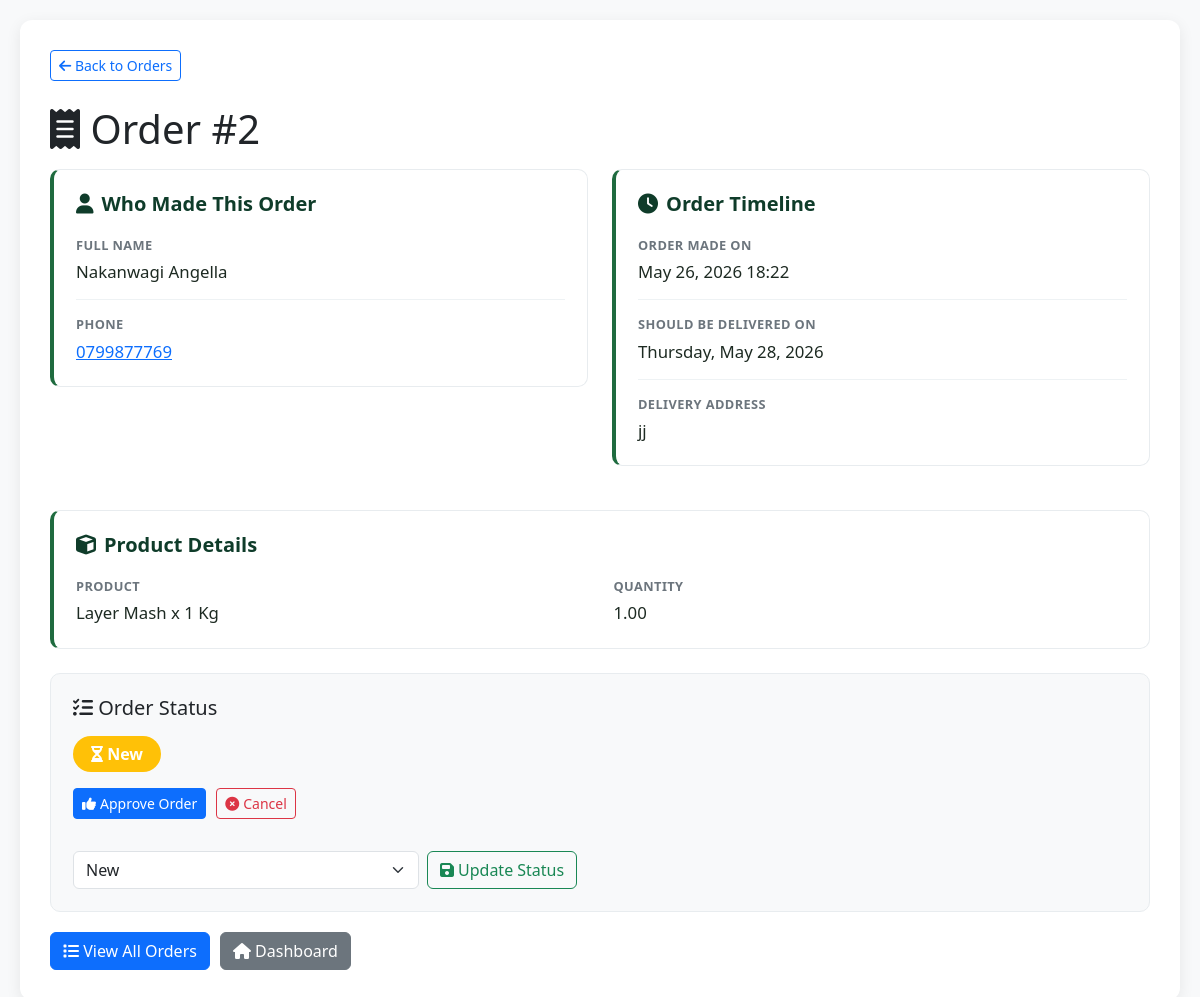
/Admin/order_detail.php?id=2 (signed in), run on the app's committed database.
### tables this page shows
CREATE TABLE IF NOT EXISTS orders (
    id INT(11) AUTO_INCREMENT PRIMARY KEY,
    user_id INT(11) NOT NULL,
    full_name VARCHAR(100) NOT NULL,
    phone VARCHAR(20) NOT NULL,
    product VARCHAR(50) NOT NULL,
    quantity DECIMAL(10,2) NOT NULL,
    delivery_address TEXT NOT NULL,
    delivery_date DATE NOT NULL,
    order_date TIMESTAMP DEFAULT CURRENT_TIMESTAMP,
    status VARCHAR(20) DEFAULT 'pending'
);

### Admin/order_detail.php (the view, shortened to what this page needs)
<?php
include 'connection.php';
$order_id = isset($_GET['id']) ? (int) $_GET['id'] : 0;
$status_aliases = [
    'new' => 'pending',
    'confirmed' => 'approved',
    'processing' => 'approved',
    'completed' => 'delivered',
];
$stmt = $conn->prepare('SELECT o.*, u.email AS account_email, u.username FROM orders o LEFT JOIN users u ON o.user_id = u.user_id WHERE o.id = ? LIMIT 1');
$stmt->bind_param('i', $order_id);
$stmt->execute();
$result = $stmt->get_result();
$order = $result->fetch_assoc();
$current_status_raw = strtolower(trim((string) ($order['status'] ?? 'pending')));
$current_status = $status_aliases[$current_status_raw] ?? $current_status_raw;
$status_colors = [
    'pending' => 'warning',
    'approved' => 'primary',
    'delivered' => 'success',
    'cancelled' => 'danger',
];
$status_icons = [
    'pending' => 'fa-hourglass-half',
    'approved' => 'fa-thumbs-up',
    'delivered' => 'fa-check-circle',
    'cancelled' => 'fa-times-circle',
];
$status_labels = [
    'pending' => 'New',
    'approved' => 'Approved',
    'delivered' => 'Delivered',
    'cancelled' => 'Cancelled',
];
$customer_name = trim($order['full_name'] ?? $order['Customer_Name'] ?? $order['customer_name'] ?? 'Unknown');
$customer_phone = trim($order['phone'] ?? $order['Phone'] ?? '');
$delivery_address = trim($order['delivery_address'] ?? $order['Delivery Address'] ?? '');
$order_date = trim($order['order_date'] ?? $order['created_at'] ?? $order['date'] ?? '');
$delivery_date = trim($order['delivery_date'] ?? $order['Delivery Date'] ?? '');
$order_date_display = 'N/A';
if ($order_date !== '') {
    $order_ts = strtotime($order_date);
    $order_date_display = $order_ts ? date('M d, Y H:i', $order_ts) : $order_date;
}
$delivery_date_display = 'N/A';
if ($delivery_date !== '') {
    $delivery_ts = strtotime($delivery_date);
    $delivery_date_display = $delivery_ts ? date('l, M d, Y', $delivery_ts) : $delivery_date;
}
?>
<!DOCTYPE html>
<html lang="en">
<head>
    <link href="https://cdn.jsdelivr.net/npm/bootstrap@5.3.8/dist/css/bootstrap.min.css" rel="stylesheet">
    <link rel="stylesheet" href="https://cdnjs.cloudflare.com/ajax/libs/font-awesome/6.5.2/css/all.min.css" />
</head>
<body>
    <div class="detail-container">
        <div class="mb-4">
            <a href="view_orders.php" class="btn btn-outline-primary btn-sm">
                <i class="fas fa-arrow-left"></i> Back to Orders
            </a>
        </div>
        <h1 class="mb-3">
            <i class="fas fa-receipt"></i> Order #<?php echo htmlspecialchars((string) ($order['id'] ?? '')); ?>
        </h1>
        <div class="row g-4 mb-4">
            <div class="col-lg-6">
                <div class="info-card">
                    <h5><i class="fas fa-user me-2"></i>Who Made This Order</h5>
                    <div class="info-row">
                        <div class="info-label">Full Name</div>
                        <div class="info-value"><?php echo htmlspecialchars($customer_name); ?></div>
                    </div>
                    <?php if ($customer_phone !== ''): ?>
                        <div class="info-row">
                            <div class="info-label">Phone</div>
                            <div class="info-value"><a href="tel:<?php echo htmlspecialchars($customer_phone); ?>"><?php echo htmlspecialchars($customer_phone); ?></a></div>
                        </div>
                    <?php endif; ?>
                </div>
            </div>
            <div class="col-lg-6">
                <div class="info-card">
                    <h5><i class="fas fa-clock me-2"></i>Order Timeline</h5>
                    <div class="info-row">
                        <div class="info-label">Order Made On</div>
                        <div class="info-value"><?php echo htmlspecialchars($order_date_display); ?></div>
                    </div>
                    <div class="info-row">
                        <div class="info-label">Should Be Delivered On</div>
                        <div class="info-value"><?php echo htmlspecialchars($delivery_date_display); ?></div>
                    </div>
                    <div class="info-row">
                        <div class="info-label">Delivery Address</div>
                        <div class="info-value"><?php echo htmlspecialchars($delivery_address !== '' ? $delivery_address : 'N/A'); ?></div>
                    </div>
                </div>
            </div>
        </div>
        <div class="info-card mb-4">
            <h5><i class="fas fa-cube me-2"></i>Product Details</h5>
            <div class="row">
                <div class="col-md-6">
                    <div class="info-row">
                        <div class="info-label">Product</div>
                        <div class="info-value"><?php echo htmlspecialchars((string) ($order['product'] ?? 'N/A')); ?></div>
                    </div>
                </div>
                <div class="col-md-6">
                    <div class="info-row">
                        <div class="info-label">Quantity</div>
                        <div class="info-value"><?php echo htmlspecialchars((string) ($order['quantity'] ?? 'N/A')); ?></div>
                    </div>
                </div>
            </div>
        </div>
        <div class="status-section">
            <h5 class="mb-3"><i class="fas fa-tasks"></i> Order Status</h5>
            <span class="badge bg-<?php echo htmlspecialchars($status_colors[$current_status] ?? 'secondary'); ?> status-badge">
                <i class="fas <?php echo htmlspecialchars($status_icons[$current_status] ?? 'fa-info-circle'); ?>"></i>
                <?php echo htmlspecialchars($status_labels[$current_status] ?? ucfirst($current_status)); ?>
            </span>
            <?php if ($current_status !== 'delivered'): ?>
                <div class="quick-actions mt-3">
                    <?php if ($current_status === 'pending'): ?>
                        <form method="POST" class="m-0">
                            <button type="submit" class="btn btn-primary btn-sm"><i class="fas fa-thumbs-up me-1"></i>Approve Order</button>
                        </form>
                    <?php endif; ?>
                    <?php if (in_array($current_status, ['pending', 'approved'], true)): ?>
                        <form method="POST" class="m-0" onsubmit="return confirm('Cancel this order?');">
                            <button type="submit" class="btn btn-outline-danger btn-sm"><i class="fas fa-times-circle me-1"></i>Cancel</button>
                        </form>
                    <?php endif; ?>
                </div>
            <?php endif; ?>
            <form method="POST" class="row g-2 align-items-center mt-4">
                <div class="col-sm-6 col-md-4">
                    <select name="status" class="form-select">
                        <?php if ($current_status === 'delivered'): ?>
                            <option value="delivered" selected>Delivered</option>
                        <?php else: ?>
                            <option value="pending" <?php echo $current_status === 'pending' ? 'selected' : ''; ?>>New</option>
                        <?php endif; ?>
                    </select>
                </div>
                <div class="col-auto">
                    <button type="submit" class="btn btn-outline-success">
                        <i class="fas fa-save me-1"></i>Update Status
                    </button>
                </div>
            </form>
        </div>
        <div class="action-buttons">
            <a href="view_orders.php" class="btn btn-primary">
                <i class="fas fa-list"></i> View All Orders
            </a>
            <a href="admin.php" class="btn btn-secondary">
                <i class="fas fa-home"></i> Dashboard
            </a>
        </div>
    </div>
</body>
</html>

### Admin/order_detail.php (style rules this page uses)
body { background-color: #f8f9fa; padding: 20px; }
.detail-container { background: #ffffff; padding: 30px; border-radius: 12px; box-shadow: 0 4px 15px rgba(0, 0, 0, 0.08); }
.info-card { background: #ffffff; border: 1px solid #e8ecef; border-left: 4px solid #1f6b3f; padding: 22px; border-radius: 10px; margin-bottom: 20px; }
.info-card h5 { margin-bottom: 20px; font-weight: 700; color: #0f3c2a; }
.info-row { margin-bottom: 15px; padding-bottom: 15px; border-bottom: 1px solid #eef2f4; }
.info-row:last-child { border-bottom: none; margin-bottom: 0; padding-bottom: 0; }
.info-label { font-size: 0.8rem; color: #6c757d; text-transform: uppercase; font-weight: 700; letter-spacing: 0.4px; }
.info-value { font-size: 1.05rem; font-weight: 500; margin-top: 4px; color: #1d2a22; }
.status-section { background: #f8f9fa; border: 1px solid #e8ecef; padding: 22px; border-radius: 10px; margin-bottom: 20px; }
.status-badge { font-size: 1rem; padding: 10px 18px; border-radius: 999px; }
.action-buttons { display: flex; flex-wrap: wrap; gap: 10px; margin-top: 20px; }
.quick-actions { display: flex; flex-wrap: wrap; gap: 10px; }

### data on the page
orders: id "2", full_name "Nakanwagi Angella", phone "0799877769", order_date "May 26, 2026 18:22", delivery_date "Thursday, May 28, 2026", delivery_address "jj", product "Layer Mash x 1 Kg", quantity "1.00", status "New"
